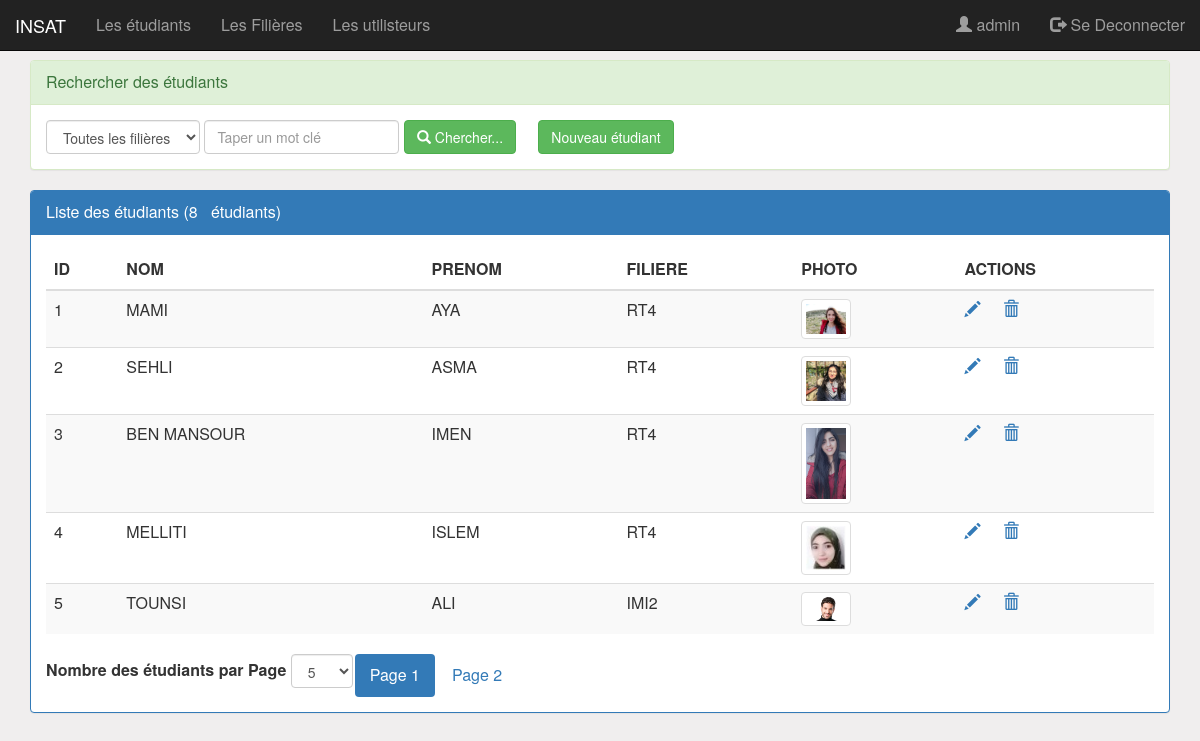
The page /pages/etudiant.php (signed in) on the database its author committed.
### tables this page shows
CREATE TABLE ETUDIANT (
	ID int(4) AUTO_INCREMENT PRIMARY KEY,
	NOM VARCHAR(50) NOT NULL,
	PRENOM VARCHAR(50) NOT NULL,
	ID_FILIERE int(4),
	PHOTO VARCHAR(50),
	CIVILITE VARCHAR(1));

CREATE TABLE FILIERE (                    
	ID int(4) AUTO_INCREMENT PRIMARY KEY, 
	NOM_FILIERE VARCHAR(100) NOT NULL,    
	NIVEAU VARCHAR(100) NOT NULL);

### pages/etudiant.php (the view, shortened to what this page needs)
<?php
	require_once('connexion.php');
	if(isset($_GET['motCle']))
		$mc=$_GET['motCle'];
	else
		$mc="";
	if(isset($_GET['ID_FILIERE']))
		$idf=$_GET['ID_FILIERE'];
	else
		$idf=0;
	if(isset($_GET['size']))
		$size=$_GET['size'];
	else
		$size=5;
	if(isset($_GET['page']))
		$page=$_GET['page'];
	else
		$page=1;
	$offset=($page-1)*$size;
	if($idf==0){
		$resultat = $con->query("SELECT E.ID,NOM,PRENOM,PHOTO,NOM_FILIERE
								FROM ETUDIANT E,FILIERE F
								WHERE E.ID_FILIERE=F.ID
								AND (NOM like '%$mc%' OR PRENOM like '%$mc%')
								ORDER BY E.ID
								LIMIT $size
								OFFSET $offset");
		$resultat2 = $con->query("select count(*) as nbrETUDIANT
								from ETUDIANT
								where NOM like '%$mc%' OR PRENOM like '%$mc%'");
	}
	$nbr=$resultat2->fetch();
	$nbrPro=$nbr['nbrETUDIANT'];
	$reste=$nbrPro % $size;
	if($reste==0)
		$nbrPage=$nbrPro/$size;
	else
		$nbrPage=floor($nbrPro/$size)+1;
?>
<!DOCTYPE HTML>
<html>
	<head>
		<link rel="stylesheet" type="text/css" href="../css/bootstrap.css">
		<link rel="stylesheet" type="text/css" href="../css/monstyle.css">
	</head>
	<body>
		 <div id="wrapper">
			<?php include('entete.php');?>
			<div class="container">
				<div class="panel panel-success espace60">
					<div class="panel-heading">Rechercher des étudiants</div>
					<div class="panel-body">
						<form method="get" action="etudiant.php" class="form-inline">
						<div class="form-group">
								<select name="ID_FILIERE" id="ID_FILIERE" class="form-control"
									onChange="this.form.submit();">
									<option value="0" >Toutes les filières</option>
								</select>
								<input type="text" name="motCle"
										placeholder="Taper un mot clé"
										id="motCle" class="form-control"
										value="<?php echo $mc; ?>"/>
								<button type="submit" class="btn btn-success">
									<i class="glyphicon glyphicon-search"></i>
									Chercher...
								</button>
								<?php if($_SESSION['utilisateur']['ROLE']=="ADMIN") {?>
									<a class="btn btn-success" href="nouveauEtudiant.php">Nouveau étudiant</a>
								<?php } ?>
							</div>
						</form>
					</div>
				</div>
				<div class="panel panel-primary">
					<div class="panel-heading">
					Liste des étudiants (<?php echo $nbrPro ?> &nbsp étudiants)
					</div>
					<div class="panel-body">
						<table class="table table-striped">
							<thead>
								<tr>
									<th>ID</th>
									<th>NOM</th>
									<th>PRENOM</th>
									<th>FILIERE</th>
									<th>PHOTO</th>
									 <?php if($_SESSION['utilisateur']['ROLE']=="ADMIN") {?>
										<th>ACTIONS</th>
									<?php } ?>
								</tr>
							</thead>
							<tbody>
								<?php while($ETUDIANT=$resultat->fetch()){?>
									<tr>
										<td><?php echo $ETUDIANT['ID'] ?></td>
										<td><?php echo $ETUDIANT['NOM'] ?></td>
										<td><?php echo $ETUDIANT['PRENOM'] ?></td>
										<td><?php echo $ETUDIANT['NOM_FILIERE'] ?></td>
										<td>
											<img src="../images/<?php echo $ETUDIANT['PHOTO']?>"
												class="img-thumbnail"  width="50" height="40" >
										</td>
										<td>
											<?php if($_SESSION['utilisateur']['ROLE']=="ADMIN") {?>
												<a href="editerEtudiant.php?ID=<?php echo $ETUDIANT['ID'] ?>">
													<span class="glyphicon glyphicon-pencil"></span>
												</a>
												<a Onclick="return confirm('Etes vous sur de vouloir supprimer cet étudiant?')"
												href="supprimerEtudiant.php?ID=<?php echo $ETUDIANT['ID'] ?>">
												<span class="glyphicon glyphicon-trash"></span>
											</a>
											<?php } ?>
										</td>
									</tr>
								<?php } ?>
							</tbody>
						</table>
						<div>
								<ul class="nav nav-pills nav-right">
									<li>
										<form class="form-inline">
											<label>Nombre des étudiants par Page </label>
											<select name="size" class="form-control"
													onchange="this.form.submit()">
												<option <?php if($size==5)  echo "selected" ?>>5</option>
											</select>
										</form>
									</li>
									<?php for($i=1;$i<=$nbrPage;$i++){ ?>
										<li class="<?php if($i==$page) echo 'active' ?>">
											<a href="etudiant.php?page=<?php echo $i ?>
											&motCle=<?php echo $mc ?>
											&ID_FILIERE=<?php echo $idf ?>
											&size=<?php echo $size ?>">
												Page <?php echo $i ?>
											</a>
										</li>
									<?php } ?>
								</ul>
						</div>
					</div>
				</div>
			</div>
		</div>
	</body>
</html>

### pages/entete.php
<nav class="navbar navbar-inverse navbar-fixed-top">
	<div class="container-fluid">
		<div class="navbar-header">
			<a href="filieres.php" class="navbar-brand">INSAT</a>
		</div>
		<ul class="nav navbar-nav">
			<li><a href="etudiant.php">Les étudiants</a></li>
			<li><a href="filieres.php">Les Filières</a></li>
			<?php if($_SESSION['utilisateur']['ROLE']=="ADMIN") {?>
				<li><a href="Utilisateurs.php">Les utilisteurs</a></li>
			<?php } ?>
		</ul>
		<ul class="nav navbar-nav navbar-right">
				<li>
					<a href="editerUtilisateur.php?id=<?php echo $_SESSION['utilisateur']['ID'];?>">
						<span class="glyphicon glyphicon-user"></span>
						<?php echo $_SESSION['utilisateur']['LOGIN'];?>
					</a>
				</li>
				<li>
					<a href="SeDeconnecter.php">
						<span class="glyphicon glyphicon-log-out"></span>
						Se Deconnecter
					</a>
				</li>
			</ul>
	</div>
</nav>

### css/monstyle.css (style rules this page uses)
.espace60 { margin-top: 60px; }
body { background-color: rgb(240, 238, 238); font-size: 16px; }
.form-control { position: relative; }

### rows shown on the page
etudiant: ID "1", NOM "MAMI", PRENOM "AYA", ID_FILIERE.NOM_FILIERE "RT4", PHOTO (picture)
etudiant: ID "2", NOM "SEHLI", PRENOM "ASMA", ID_FILIERE.NOM_FILIERE "RT4", PHOTO (picture)
etudiant: ID "3", NOM "BEN MANSOUR", PRENOM "IMEN", ID_FILIERE.NOM_FILIERE "RT4", PHOTO (picture)
etudiant: ID "4", NOM "MELLITI", PRENOM "ISLEM", ID_FILIERE.NOM_FILIERE "RT4", PHOTO (picture)
etudiant: ID "5", NOM "TOUNSI", PRENOM "ALI", ID_FILIERE.NOM_FILIERE "IMI2", PHOTO (picture)

### other values the page prints
$_SESSION['utilisateur']['LOGIN'] "admin"
$nbrPro "8"
